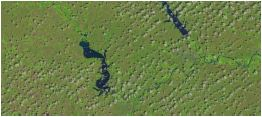
#> input picture data/manhattan 1999.JPG, 262 x 117 px, found by its file name
$ python vege_loss_manhattan.py
#> lines starting #> are read from the running program, lines starting #| are printed output that depends on the picture; after the words box and inside, x2 and y2 are one past the last pixel; in counts of white or black regions, pixels touching at a corner belong together
# -*- coding: utf-8 -*-
"""
Created on Mon Feb  4 16:23:59 2019

@author: Abhimanyu
"""

import cv2
import numpy as np

#read images
m99=cv2.imread("manhattan 1999.jpg")
#> m99 is the input picture: shape (117, 262, 3); mean B, G, R 74.7, 128.3, 111.1
m05=cv2.imread("manhattan 2005.jpg")
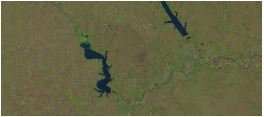
#> input picture data/manhattan 2005.JPG, 264 x 117 px, found by its file name
#> m05 is the input picture: shape (117, 264, 3); mean B, G, R 70.9, 102.9, 104.6
m14=cv2.imread("manhattan 2014.jpg")
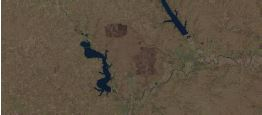
#> input picture data/manhattan 2014.JPG, 262 x 115 px, found by its file name
#> m14 is the input picture: shape (115, 262, 3); mean B, G, R 65.4, 80.9, 93.7

#resize images
m99=cv2.resize(m99,(260,110),interpolation = cv2.INTER_AREA)
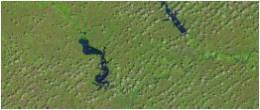
#> m99: shape (110, 260, 3); mean B, G, R 74.7, 128.3, 111.1
m05=cv2.resize(m05,(260,110),interpolation = cv2.INTER_AREA)
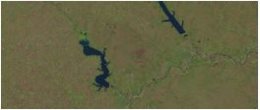
#> m05: shape (110, 260, 3); mean B, G, R 70.9, 102.9, 104.6
m14=cv2.resize(m14,(260,110),interpolation = cv2.INTER_AREA)
#> m14: shape (110, 260, 3)

#convert to hsv
hsv_1999=cv2.cvtColor(m99, cv2.COLOR_BGR2HSV)
#> hsv_1999: shape (110, 260, 3); mean H, S, V 40.4, 110.1, 128.5
hsv_2005=cv2.cvtColor(m05, cv2.COLOR_BGR2HSV)
#> hsv_2005: shape (110, 260, 3); mean H, S, V 30, 89.6, 106.6
hsv_2014=cv2.cvtColor(m14, cv2.COLOR_BGR2HSV)
#> hsv_2014: shape (110, 260, 3); mean H, S, V 19.2, 79.9, 94.2

#define green range
lower_green = np.array([36, 65, 75])
upper_green = np.array([70, 255,255])

#create binary mask image
mask_1999 = cv2.inRange(hsv_1999, lower_green, upper_green)
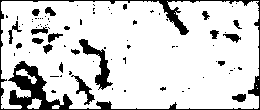
#> mask_1999: shape (110, 260); 84.2% white; 84 black regions (64 under 20 px), largest, box (x1, y1, x2, y2) and area: (0, 0, 260, 110) 2702, (79, 39, 113, 90) 500, (71, 75, 95, 105) 202
mask_2005 = cv2.inRange(hsv_2005, lower_green, upper_green)
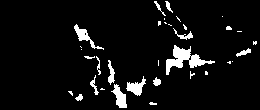
#> mask_2005: shape (110, 260); 6.1% white; 34 white regions (19 under 20 px), largest, box (x1, y1, x2, y2) and area: (166, 45, 215, 75) 520, (111, 84, 127, 108) 198, (74, 24, 104, 50) 189
mask_2014 = cv2.inRange(hsv_2014, lower_green, upper_green)
#> mask_2014: shape (110, 260); every value is 0

#threshold masks
_,mask99= cv2.threshold(mask_1999,127,255,cv2.THRESH_BINARY)
_,mask05= cv2.threshold(mask_2005,127,255,cv2.THRESH_BINARY)
_,mask14= cv2.threshold(mask_2014,127,255,cv2.THRESH_BINARY)

#analysis
an=np.zeros_like(mask99)
an2=np.zeros_like(mask99)
for i in range(110):
    for j in range(260):
        if(mask99[i,j]==255 and mask05[i,j]==255):
            an[i,j]=0
        if(mask99[i,j]==255 and mask05[i,j]==0):
            an[i,j]=255
        if(mask99[i,j]==0 and mask05[i,j]==255):
            an[i,j]=150
        if(mask99[i,j]==0 and mask05[i,j]==0):
            an[i,j]=0

an=np.array(an)

for i in range(110):
    for j in range(260):
        if(mask99[i,j]==255 and mask14[i,j]==255):
            an2[i,j]=0
        if(mask99[i,j]==255 and mask14[i,j]==0):
            an2[i,j]=255
        if(mask99[i,j]==0 and mask14[i,j]==255):
            an2[i,j]=150
        if(mask99[i,j]==0 and mask14[i,j]==0):
            an2[i,j]=0


an2=np.array(an2)

num=260*110
count=0
for m in range(110):
    for n in range(260):
        if (mask99[m,n]==255):
            count=count+1
print("original vegetation percentage:",(count/num)*100," %")

count2=0
for m in range(110):
    for n in range(260):
        if (mask05[m,n]==255):
            count2=count2+1
print("2005 vegetation percentage:",(count2/num)*100," %")

count3=0
for m in range(110):
    for n in range(260):
        if (mask14[m,n]==255):
            count3=count3+1
print("2014 vegetation percentage:",(count3/num)*100," %")

print("black area: no change\ngrey area: new areas of vegetation in new year\nwhite area: loss of vegetation")
cv2.imshow("1999",m99)
cv2.imshow("2005",m05)
cv2.imshow("2014",m14)
cv2.imshow("1999-2005",an)
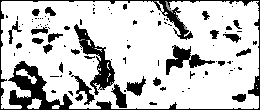
#> window '1999-2005': shape (110, 260); min 0, max 255, mean 200.2
cv2.imshow("1999-2014",an2)
cv2.waitKey(0)
